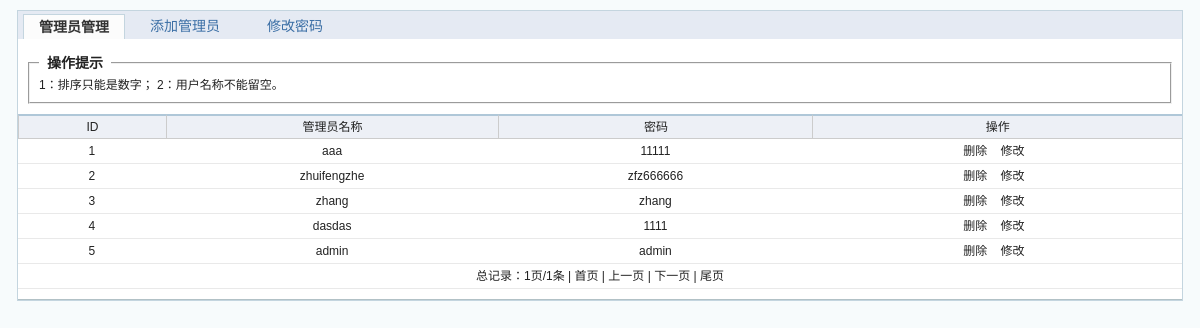
Page /jyzfz_admin/admin.inc.php on the committed database.
### tables this page shows
CREATE TABLE `lo_admin` (
  `id` int(11) NOT NULL AUTO_INCREMENT,
  `username` varchar(255) DEFAULT NULL,
  `pwd` varchar(255) DEFAULT NULL,
  `grade` varchar(255) DEFAULT NULL,
  PRIMARY KEY (`id`)
);

### includes/MyDb.php (called while the page is built, shortened)
<?php
class MyDb
{
    public function __construct($dbname,$host="qdm190234501.my3w.com",$user="qdm190234501",$pwd="zfz666666",$charset="SET NAMES UTF8")
    {
        $this->dbname = $dbname;
        $this->host = $host;
        $this->user = $user;
        $this->pwd = $pwd;
        $this->charset = $charset;
    }
    public function query($sql)
    {
        return @mysql_query($sql);
    }
    public function fetch($res)
    {
        return @mysql_fetch_array($res);
    }
    public function get_all($tablename,$where="",$column="*",$order="",$limit="",$join="",$group="")
    {
       $res =  $this->select_num($tablename,$where,$column,$order,$join,$limit,$group);
       $arr = array();
        while($row = $this->fetch($res)){
            $arr[] = $row;
        }
        return $arr;
    }
    private  function getTableName($tableName,$tablePrifx="lo_")
    {
        return $tablePrifx.$tableName;
    }
    public function select_num($tablename,$where="",$column="*",$order=null,$join=null,$limit=null,$group=null)
    {
        $tablename = self::getTableName($tablename);
        $sql = "select {$column}  from {$tablename}";
        if($order){
            $sql.=" order by {$order}";
        }
        if($limit){
            $sql.=" limit {$limit}";
        }
        return $this->query($sql);
    }
}

### includes/init.php (called while the page is built, shortened)
<?php
include(ROOT."includes/MyDb.php");
$Db = new MyDb("qdm190234501_db");

### jyzfz_admin/admin.inc.php (the view, shortened to what this page needs)
<?php
include( "../includes/init.php" );
include( '../includes/page.php' );
?>
<!DOCTYPE html PUBLIC "-//W3C//DTD XHTML 1.0 Transitional//EN" "http://www.w3.org/TR/xhtml1/DTD/xhtml1-transitional.dtd">
<html xmlns="http://www.w3.org/1999/xhtml">
<head>
	<link rel="stylesheet" type="text/css" href="css/style.css"/>
	<link rel="stylesheet" href="css/zzstyle.css">
</head>
<body>
	<div id="wrap">
		<div class="tab">
			<ul>
				<li><a href="javascript:void(0);" class="on">管理员管理</a>
				</li>
				<li><a href="admin.add.php">添加管理员</a>
				</li>
				<li><a href="admin.edit.inc.php">修改密码</a>
				</li>
			</ul>
		</div>
		<div class="main">
			<fieldset>
				<legend>操作提示</legend>
				1：排序只能是数字； 2：用户名称不能留空。<span id="er"></span>
			</fieldset>
			<table cellspacing="0" class="datalist" id="list" width="98%">
				<tr>
					<th width="8%">ID</th>
					<th width="18%"> 管理员名称 </th>
					<th width="17%"> 密码 </th>
					<th width="20%">操作</th>
				</tr>
				<?php
				$arr = $Db->get_all( "admin", "", "*", "id desc", $limit_first );
				$temp = 0;
				foreach ( $arr as $row ) {
					$temp++;
					?>
				<tr onMouseOver="this.style.backgroundColor='#79D3FF'" onMouseOut="this.style.backgroundColor='#fff'">
					<td align="center">
						<?php echo $temp?>
					</td>
					<td align="center">
						<?php echo $row['username']?>
					</td>
					<td align="center">
						<?php echo $row['pwd']?>
					</td>
					<td align="center">
						<a onclick="return confirm('确定删除?')" href="admin_check.php?id=<?php echo $row['id']?>&amp;action=del">删除</a> &nbsp;&nbsp;
						<a href="admin.edit.php?id=<?php echo $row['id']?>" title="修改" class="thickbox">修改</a> &nbsp;</td>
				</tr>
				<?php
				}
				?>
				<tr>
					<td colspan="6" align="center">
						<?php echo $pagenav?>
					</td>
				</tr>
			</table>
		</div>
	</div>
</body>
</html>

### jyzfz_admin/css/style.css (style rules this page uses)
body { text-align:center;margin:0 auto;background:rgb(247,251,252);font-family:"宋体",Arial, Helvetica, sans-serif }
body,table,td,th,ul,li { font-size:12px;line-height:150%; color:#222222 }
body { background:rgb(247,251,252); }
a { color:#3A6EA5;text-decoration:none; }
ul, li , dl, dt, dd, form { margin:0;padding:0;list-style:none; }
fieldset { margin:10px;position:relative }
legend { font-weight:bold;font-size:14px;padding:0 8px; }
#wrap { margin:10px auto; margin-bottom:0px; border:1px #C4D5DF solid;background:#FFF; width:97%; }
.tab { width:100%;height:28px;overflow:hidden;background:#e5eaf3 }
.tab ul { width:100%;height:28px;overflow:hidden;background:url(../../jyzfz_admin/images/tab_bg.gif) bottom repeat-x; }
.tab ul li { float:left;margin:3px 5px;font-size:14px }
.tab ul li a { display:block;width:100px;height:24px;line-height:24px; }
.tab ul li a.on { background:#fcfcfc;color:#333;font-weight:bold;border:1px solid #C4D5DF;border-bottom:none;border-bottom:none;position:relative;z-index:10;bottom:0px; }
.main { border-bottom:1px #B2C1C6 solid; overflow:hidden;padding:5px 0;text-align:left; bottom:0px }
.datalist { width:100%; margin:5px 0px; overflow:hidden }
.datalist th { border-top:2px solid #afc7d8;background:#edf0f6;font-weight:normal;border-bottom:1px solid #ccc;border-left:1px solid #ccc;text-align:center;padding:2px; }
.datalist td { font-size:12px;padding:2px 5px;border-bottom:1px solid #e9e9e9; line-height:20px }
.datalist td a { color:#222222 }

### rows in the picture
lo_admin: username "aaa", pwd "11111"
lo_admin: username "zhuifengzhe", pwd "zfz666666"
lo_admin: username "zhang", pwd "zhang"
lo_admin: username "dasdas", pwd "1111"
lo_admin: username "admin", pwd "admin"

### other values in the picture
$pagenav "总记录：1页/1条 |"
